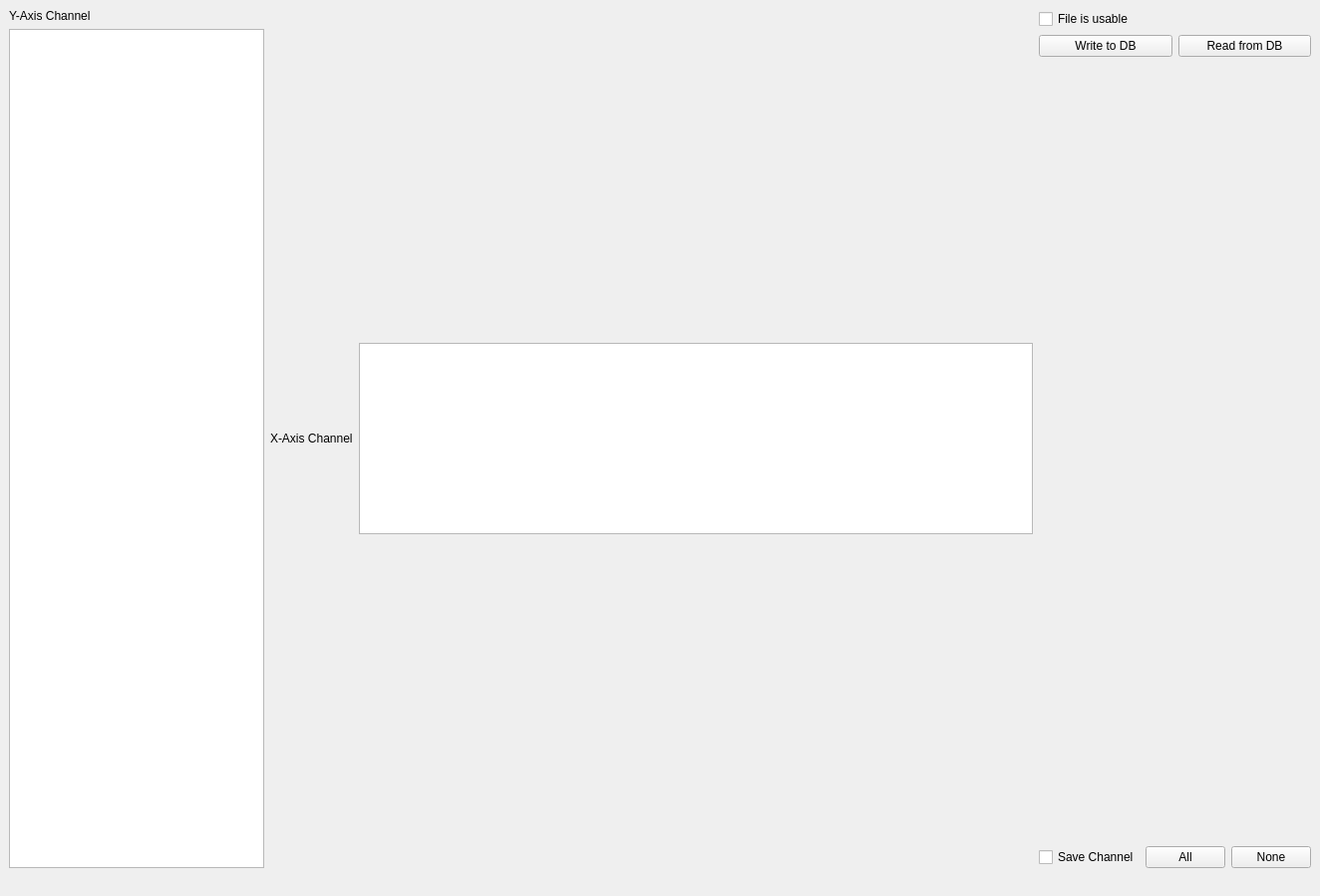
<?xml version="1.0" encoding="UTF-8"?>
<ui version="4.0">
 <class>MainWindow</class>
 <widget class="QMainWindow" name="MainWindow">
  <property name="geometry">
   <rect>
    <x>0</x>
    <y>0</y>
    <width>1324</width>
    <height>899</height>
   </rect>
  </property>
  <property name="windowTitle">
   <string>TDMS to HDF5 Viewer and Converter</string>
  </property>
  <property name="windowIcon">
   <iconset resource="resources.qrc">
    <normaloff>:/science-icon.png</normaloff>:/science-icon.png</iconset>
  </property>
  <widget class="QWidget" name="centralwidget">
   <layout class="QGridLayout" name="gridLayout">
    <item row="0" column="0">
     <layout class="QHBoxLayout" name="mainLayout">
      <property name="sizeConstraint">
       <enum>QLayout::SetNoConstraint</enum>
      </property>
      <item>
       <layout class="QVBoxLayout" name="ySelectorLayout">
        <item>
         <widget class="QLabel" name="ySelectorLabel">
          <property name="text">
           <string>Y-Axis Channel</string>
          </property>
         </widget>
        </item>
        <item>
         <widget class="QTreeView" name="ySelectorView">
          <property name="sizePolicy">
           <sizepolicy hsizetype="Preferred" vsizetype="Expanding">
            <horstretch>0</horstretch>
            <verstretch>0</verstretch>
           </sizepolicy>
          </property>
         </widget>
        </item>
       </layout>
      </item>
      <item>
       <layout class="QVBoxLayout" name="centralLayout">
        <item>
         <layout class="QHBoxLayout" name="xSelectorLayout">
          <item>
           <widget class="QLabel" name="xSelectorLabel">
            <property name="text">
             <string>X-Axis Channel</string>
            </property>
           </widget>
          </item>
          <item>
           <widget class="QListView" name="xSelectorView">
            <property name="enabled">
             <bool>true</bool>
            </property>
            <property name="sizePolicy">
             <sizepolicy hsizetype="Expanding" vsizetype="Maximum">
              <horstretch>0</horstretch>
              <verstretch>0</verstretch>
             </sizepolicy>
            </property>
           </widget>
          </item>
         </layout>
        </item>
       </layout>
      </item>
      <item>
       <layout class="QVBoxLayout" name="rightLayout">
        <item>
         <layout class="QVBoxLayout" name="fileAttributesLayout">
          <item>
           <widget class="QCheckBox" name="fileUseableChckbx">
            <property name="text">
             <string>File is usable</string>
            </property>
           </widget>
          </item>
          <item>
           <layout class="QHBoxLayout" name="fileDBLayout">
            <item>
             <widget class="QPushButton" name="pushButton">
              <property name="text">
               <string>Write to DB</string>
              </property>
             </widget>
            </item>
            <item>
             <widget class="QPushButton" name="pushButton_2">
              <property name="text">
               <string>Read from DB</string>
              </property>
             </widget>
            </item>
           </layout>
          </item>
         </layout>
        </item>
        <item>
         <spacer name="verticalSpacer">
          <property name="orientation">
           <enum>Qt::Vertical</enum>
          </property>
          <property name="sizeHint" stdset="0">
           <size>
            <width>20</width>
            <height>40</height>
           </size>
          </property>
         </spacer>
        </item>
        <item>
         <layout class="QHBoxLayout" name="horizontalLayout">
          <item>
           <widget class="QCheckBox" name="saveChannelCheckBox">
            <property name="text">
             <string>Save Channel</string>
            </property>
           </widget>
          </item>
          <item>
           <widget class="QPushButton" name="allChannels">
            <property name="text">
             <string>All</string>
            </property>
           </widget>
          </item>
          <item>
           <widget class="QPushButton" name="noChannels">
            <property name="text">
             <string>None</string>
            </property>
           </widget>
          </item>
         </layout>
        </item>
       </layout>
      </item>
     </layout>
    </item>
   </layout>
  </widget>
  <widget class="QMenuBar" name="menubar">
   <property name="geometry">
    <rect>
     <x>0</x>
     <y>0</y>
     <width>1324</width>
     <height>21</height>
    </rect>
   </property>
  </widget>
  <widget class="QStatusBar" name="statusbar">
   <property name="sizeGripEnabled">
    <bool>false</bool>
   </property>
  </widget>
  <action name="actionOpen_TDMS_File">
   <property name="icon">
    <iconset resource="resources.qrc">
     <normaloff>:/open.png</normaloff>:/open.png</iconset>
   </property>
   <property name="text">
    <string>Open &amp;TDMS File</string>
   </property>
   <property name="shortcut">
    <string>Ctrl+O</string>
   </property>
  </action>
  <action name="action_Export_to_HDF5">
   <property name="icon">
    <iconset resource="resources.qrc">
     <normaloff>:/export.png</normaloff>:/export.png</iconset>
   </property>
   <property name="text">
    <string>&amp;Export to HDF5</string>
   </property>
   <property name="shortcut">
    <string>Ctrl+E</string>
   </property>
  </action>
  <action name="action_Quit">
   <property name="icon">
    <iconset resource="resources.qrc">
     <normaloff>:/exit.png</normaloff>:/exit.png</iconset>
   </property>
   <property name="text">
    <string>&amp;Quit</string>
   </property>
   <property name="shortcut">
    <string>Ctrl+Q</string>
   </property>
  </action>
  <action name="actionOpen_Recent">
   <property name="icon">
    <iconset resource="resources.qrc">
     <normaloff>:/open_recent.png</normaloff>:/open_recent.png</iconset>
   </property>
   <property name="text">
    <string>Open Recent</string>
   </property>
  </action>
 </widget>
 <resources>
  <include location="resources.qrc"/>
 </resources>
 <connections>
  <connection>
   <sender>action_Quit</sender>
   <signal>triggered()</signal>
   <receiver>MainWindow</receiver>
   <slot>close()</slot>
   <hints>
    <hint type="sourcelabel">
     <x>-1</x>
     <y>-1</y>
    </hint>
    <hint type="destinationlabel">
     <x>399</x>
     <y>299</y>
    </hint>
   </hints>
  </connection>
 </connections>
</ui>
